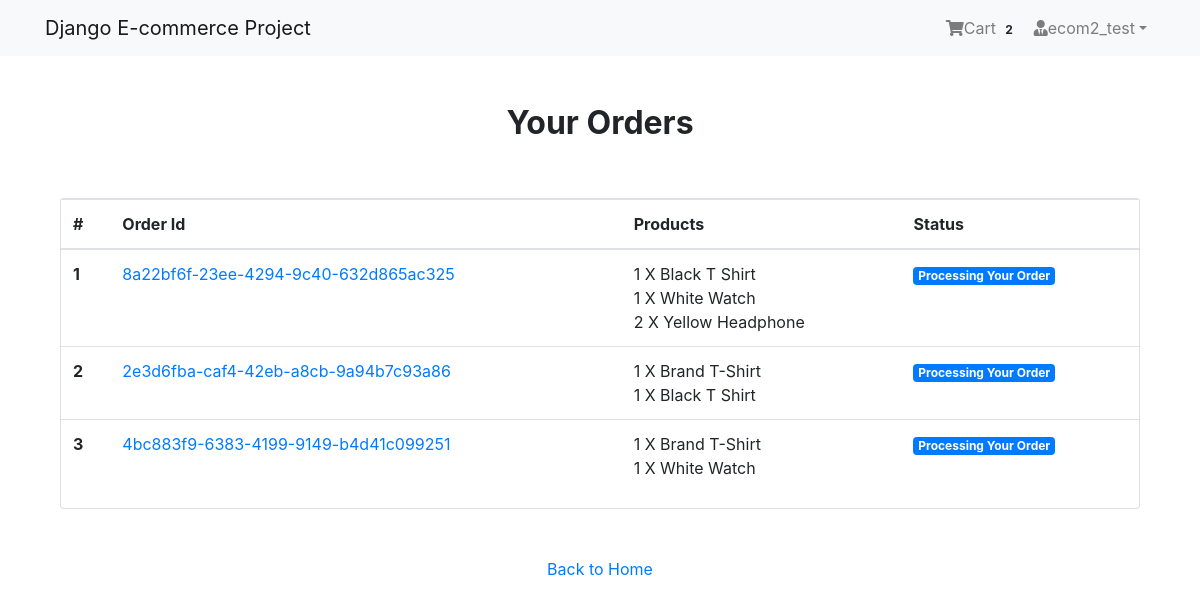
/payment/orders/ (signed in), run on the app's committed database.
### App_Login/models.py (models this page shows, shortened)
class User(AbstractBaseUser, PermissionsMixin):
    email = models.EmailField(unique=True, null=False)
    is_staff = models.BooleanField(
        ugettext_lazy('staff status'),
        default=False,
        help_text = ugettext_lazy('Designates whether the user can log in this site')
    )
    is_active = models.BooleanField(
        ugettext_lazy('active'),
        default=True,
        help_text=ugettext_lazy('Designates whether this user should be treated as active. Unselect this instead of deleting accounts')
    )
    USERNAME_FIELD = 'email'
    objects = MyUserManager()

class Profile(models.Model):
    user = models.OneToOneField(User, on_delete=models.CASCADE, related_name='profile')
    username = models.CharField(max_length=264, blank=True)
    full_name = models.CharField(max_length=264, blank=True)
    address_1 = models.TextField(max_length=300, blank=True)
    city = models.CharField(max_length=40, blank=True)
    zipcode = models.CharField(max_length=10, blank=True)
    country = models.CharField(max_length=50, blank=True)
    phone = models.CharField(max_length=20, blank=True)
    date_joined = models.DateTimeField(auto_now_add=True)

### App_Order/models.py (models this page shows, shortened)
class Order(models.Model):
    orderitems = models.ManyToManyField(Cart)
    user = models.ForeignKey(settings.AUTH_USER_MODEL, on_delete=models.CASCADE)
    ordered = models.BooleanField(default=False)
    created = models.DateTimeField(auto_now_add=True)
    paymentId = models.CharField(max_length=264, blank=True, null=True)
    orderId = models.CharField(max_length=200, blank=True, null=True)

class Cart(models.Model):
    user = models.ForeignKey(settings.AUTH_USER_MODEL, on_delete=models.CASCADE, related_name="cart")
    item = models.ForeignKey(Product, on_delete=models.CASCADE)
    quantity = models.IntegerField(default=1)
    purchased = models.BooleanField(default=False)
    created = models.DateTimeField(auto_now_add=True)
    updated = models.DateTimeField(auto_now=True)
    def __str__(self):
        return f'{self.quantity} X {self.item}'

### App_Shop/models.py (models this page shows)
class Product(models.Model):
    mainimage = models.ImageField(upload_to='Products')
    name = models.CharField(max_length=264)
    category = models.ForeignKey(Category, on_delete=models.CASCADE, related_name='category')
    preview_text = models.TextField(max_length=264, verbose_name='Preview Text')
    detail_text = models.TextField(max_length=1000, verbose_name='Description')
    price = models.FloatField()
    old_price = models.FloatField(default=0.00)
    created = models.DateTimeField(auto_now_add=True)
    def __str__(self):
        return self.name
    class Meta:
        ordering = ['-created',]

### App_Payment/views.py (the view)
# urls.py: path('orders/', views.order_view, name="orders"),
def order_view(request):
    try:
        orders = Order.objects.filter(user=request.user, ordered=True)
        context = {"orders":orders}
    except:
        messages.warning(request,"You do not have an active order")
        return redirect("App_Shop:home")
    return render(request, "App_Payment/order.html", context)

### App_Order/templatetags/cart_tag.py (called while the page is built)
@register.filter
def cart_total(user):
    order = Order.objects.filter(user=user, ordered=False)
    if order.exists():
        return order[0].orderitems.count()
    else:
        return 0

### templates/App_Payment/order.html (shortened to what this page needs)
{% extends 'base.html' %}
{%block body_block%}
<div class="container mt-5">
  <h2 class="text-center"><strong>Your Orders</strong></h2>
  <div class="row">
    <div class="col-md-12">
      <div class="card mt-5" style="height:auto;">
        <div class="table-responsive">
          <table class="table">
            <thead>
              <tr>
                <th scope="col">#</th>
                <th scope="col">Order Id</th>
                <th scope="col">Products</th>
                <th scope="col">Status</th>
              </tr>
            </thead>
            <tbody>
              {% for order in orders %}
              <tr>
                <th scope="row">{{ forloop.counter }}</th>
                <td><a href="#">{{ order.orderId }}</a></td>
                <td>
                  {% for item in order.orderitems.all %} {{item}} <br> {% endfor %}
                </td>
                <td><span class="badge badge-primary">Processing Your Order</span></td>
              </tr>
              {% endfor %}
            </tbody>
          </table>
        </div>
      </div>
    </div>
    <div class="col-md-12 my-5 text-center">
      <a href="{% url 'App_Shop:home' %}">Back to Home</a>
    </div>
  </div>
</div>
{% endblock %}

### templates/navbar.html (shortened to what this page needs)
{% load cart_tag %}
<nav class="navbar navbar-expand-sm navbar-light bg-light">
  <div class="container">
    <a href="{% url 'App_Shop:home' %}" class="navbar-brand">Django E-commerce Project</a>
    <div class="collapse navbar-collapse" id="navbarNav">
      <ul class="navbar-nav ml-auto">
        {% if request.user.is_authenticated %}
        <li class="nav-item">
          <a href="{% url 'App_Order:cart' %}" class="nav-link">
            <i class="fas fa-shopping-cart"></i>Cart
            <span class="badge badge-light">{{ request.user|cart_total }}</span>
          </a>
        </li>
        <li class="nav-item dropdown">
          <a class="nav-link dropdown-toggle" href="#" id="navbarDropdown" role="button" data-toggle="dropdown" aria-haspopup="true" aria-expanded="false"><i class="fas fa-user-tie"></i>{{request.user.profile.username}}</a>
        </li>
        {% else %}
        <li class="nav-item">
          <a href="{% url 'App_Login:login' %}" class="btn btn-primary">Login</a>
        </li>
        {% endif %}
      </ul>
    </div>
  </div>
</nav>

### templates/base.html (style rules this page uses)
.card { height:350px; }

### data on the page
User: user|cart_total "2", user.profile.username "ecom2_test"
Order: orderId "8a22bf6f-23ee-4294-9c40-632d865ac325"
Cart: quantity+item "1 X Black T Shirt"
Cart: quantity+item "1 X White Watch"
Cart: quantity+item "2 X Yellow Headphone"
Order: orderId "2e3d6fba-caf4-42eb-a8cb-9a94b7c93a86"
Cart: quantity+item "1 X Brand T-Shirt"
Cart: quantity+item "1 X Black T Shirt"
Order: orderId "4bc883f9-6383-4199-9149-b4d41c099251"
Cart: quantity+item "1 X Brand T-Shirt"
Cart: quantity+item "1 X White Watch"
